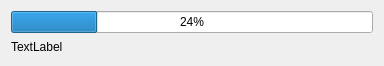
<?xml version="1.0" encoding="UTF-8"?>
<ui version="4.0">
 <class>QXProgressDialog</class>
 <widget class="QDialog" name="QXProgressDialog">
  <property name="geometry">
   <rect>
    <x>0</x>
    <y>0</y>
    <width>384</width>
    <height>66</height>
   </rect>
  </property>
  <property name="windowTitle">
   <string>Dialog</string>
  </property>
  <layout class="QVBoxLayout" name="verticalLayout">
   <item>
    <widget class="QProgressBar" name="progressBar">
     <property name="value">
      <number>24</number>
     </property>
    </widget>
   </item>
   <item>
    <widget class="QLabel" name="label">
     <property name="text">
      <string>TextLabel</string>
     </property>
    </widget>
   </item>
  </layout>
 </widget>
 <resources/>
 <connections/>
</ui>
